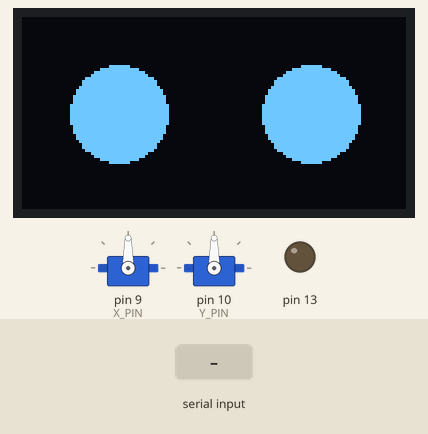
A sketch run on a simulated Arduino Uno, built with avr-gcc and run on an emulated ATmega328P. Parts: 128×64 one-colour display, 2 × servo, output pins drawn as LEDs (lit = HIGH). The test bench sets the inputs (shaded band). Random numbers use the default seed unless the sketch sets one; what the sketch prints to the serial monitor is not drawn.

Above: at 3.4 s.
3.5 s: "Emoji:\n" received over Serial
At 4.3 s:
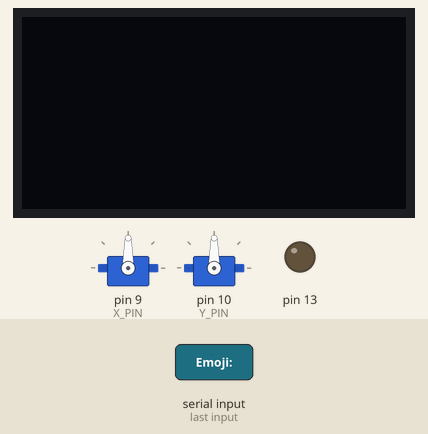
5.0 s: "Move:,45\n" received over Serial
At 6.9 s:
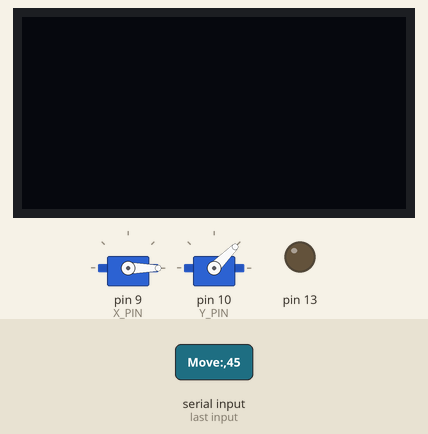
At 54.5 s:
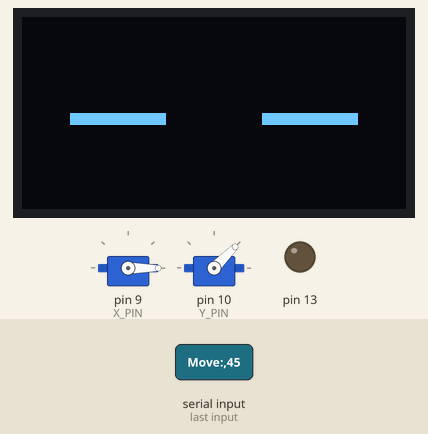
Timing chart, 0 to 55.4 s (numbered marks = the images above; inputs shaded):
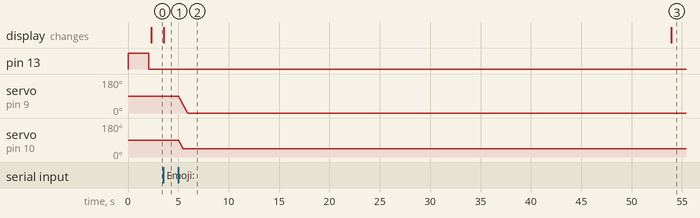

The sketch:

final_robot.ino
```cpp
/*
 * FINAL STABLE ROBOT FIRMWARE
 * Architecture: Single File, Blocking Smooth Movement, Safe Startup
 * Hardware: Arduino Uno R4/R3 + SSD1306 OLED + 2x SG90 Servos
 *
 * Features:
 * - Anti-Brownout Startup Sequence
 * - Blocking Smooth Movement (No current spikes)
 * - USB Serial Communication (115200 baud)
 * - "High Moe" Eyes (fillCircle)
 */

#include <Servo.h>
#include <Wire.h>
#include <Adafruit_GFX.h>
#include <Adafruit_SSD1306.h>

// --- Configuration ---
#define X_PIN 9
#define Y_PIN 10
#define SCREEN_WIDTH 128
#define SCREEN_HEIGHT 64
#define OLED_RESET -1

// --- Global Objects ---
Servo servo_x;
Servo servo_y;
Adafruit_SSD1306 display(SCREEN_WIDTH, SCREEN_HEIGHT, &Wire, OLED_RESET);

// --- State Variables ---
int current_x = 90;
int current_y = 90;
String inputString = "";
unsigned long last_act_time = 0;
String current_mood = "normal";

// --- Function Prototypes ---
void smooth_move(int target_x, int target_y, int speed_delay);
void draw_mood(String mood);

// --- SETUP (Strict Sequencing) ---
void setup() {
  // 1. Power Indicator & Serial
  pinMode(13, OUTPUT);
  digitalWrite(13, HIGH); // LED ON = Booting
  Serial.begin(115200);

  // 2. I2C Stability (100kHz)
  Wire.begin();
  Wire.setClock(100000);

  // 3. Screen Initialization (Try 0x3C, then 0x3D)
  if(!display.begin(SSD1306_SWITCHCAPVCC, 0x3C)) {
    if(!display.begin(SSD1306_SWITCHCAPVCC, 0x3D)) {
      Serial.println(F("[FATAL] OLED Not Found"));
      while(1); // Halt
    }
  }

  // 4. Force Screen ON & Clear
  display.ssd1306_command(SSD1306_DISPLAYON);
  display.clearDisplay();
  display.setTextColor(SSD1306_WHITE);
  display.setTextSize(2);
  display.setCursor(10, 20);
  display.println(F("Init..."));
  display.display();

  // 5. Capacitor Charge Delay (Crucial for Brown-out prevention)
  delay(2000);
  digitalWrite(13, LOW); // LED OFF = Ready

  // 6. Attach Servos (Late Attach)
  // Move to center instantly? No, attach at default (usually 90) then sync
  servo_x.attach(X_PIN);
  servo_x.write(90);
  delay(200); // Stagger attach
  servo_y.attach(Y_PIN);
  servo_y.write(90); // Start at 90

  current_x = 90;
  current_y = 90;

  // 7. Initial Mood
  draw_mood("normal");

  Serial.println(F("Robot Ready"));
  last_act_time = millis();
}

// --- MAIN LOOP ---
void loop() {
  // 1. Serial Command Parsing
  while (Serial.available()) {
    char c = (char)Serial.read();
    if (c == '\n') {
      inputString.trim();

      if (inputString.startsWith("Move:")) {
        // Format: Move:90,90
        int commaIndex = inputString.indexOf(',');
        if (commaIndex > 0) {
          int tx = inputString.substring(5, commaIndex).toInt();
          int ty = inputString.substring(commaIndex + 1).toInt();
          // Use Blocking Smooth Move (Safe)
          smooth_move(tx, ty, 10); // 10ms/deg speed
        }
      }
      else if (inputString.startsWith("Emoji:")) {
        // Format: Emoji:happy
        String name = inputString.substring(6);
        draw_mood(name);
      }

      inputString = "";
      last_act_time = millis(); // Reset idle timer
    }
    else {
      inputString += c;
    }
  }

  // 2. Idle Behavior (Non-blocking trigger, blocking action)
  if (millis() - last_act_time > 3000) {
    int r = random(0, 100);

    // 5% chance to blink
    if (r < 5) {
      draw_mood("blink");
      delay(100);
      draw_mood(current_mood); // Restore previous mood
    }
    // 2% chance to micro-move (Saccade)
    else if (r < 7) {
      int dx = random(-5, 6); // -5 to +5 degrees
      int dy = random(-5, 6);

      // Calculate safe target
      int tx = constrain(current_x + dx, 20, 160);
      int ty = constrain(current_y + dy, 20, 160);

      smooth_move(tx, ty, 20); // Slower for subtle movement
    }

    last_act_time = millis(); // Reset timer
  }
}

// --- CORE: Blocking Smooth Movement ---
// Moves 1 degree at a time with delay to limit current
void smooth_move(int target_x, int target_y, int speed_delay) {
  // Safety Constraints
  target_x = constrain(target_x, 0, 180);
  target_y = constrain(target_y, 0, 180);

  // Move until both axes reach target
  while (current_x != target_x || current_y != target_y) {

    // Step X
    if (current_x < target_x) current_x++;
    else if (current_x > target_x) current_x--;

    // Step Y
    if (current_y < target_y) current_y++;
    else if (current_y > target_y) current_y--;

    // Hardware Write
    servo_x.write(current_x);
    servo_y.write(current_y);

    // Wait (Current Limiting)
    delay(speed_delay);
  }
}

// --- VISUAL: Mood Rendering ---
void draw_eyes(int open_h) {
  display.clearDisplay();

  int eye_r = 16;
  int eye_y = 32;
  int left_x = 32;
  int right_x = 96;

  // Draw Left Eye
  if (open_h >= eye_r) display.fillCircle(left_x, eye_y, eye_r, SSD1306_WHITE);
  else display.fillRect(left_x - eye_r, eye_y - open_h, eye_r * 2, open_h * 2, SSD1306_WHITE);

  // Draw Right Eye
  if (open_h >= eye_r) display.fillCircle(right_x, eye_y, eye_r, SSD1306_WHITE);
  else display.fillRect(right_x - eye_r, eye_y - open_h, eye_r * 2, open_h * 2, SSD1306_WHITE);

  display.display();
}

void draw_mood(String mood) {
  current_mood = mood;
  display.clearDisplay();

  int eye_y = 32;

  if (mood == "normal" || mood == "confused") {
    // Normal Round Eyes
    display.fillCircle(32, eye_y, 16, SSD1306_WHITE);
    display.fillCircle(96, eye_y, 16, SSD1306_WHITE);
    if (mood == "confused") {
      // One eye smaller or eyebrow? Let's offset one eye
      display.fillCircle(96, eye_y, 16, SSD1306_BLACK); // Erase right
      display.fillCircle(96, eye_y - 5, 12, SSD1306_WHITE); // Draw smaller higher
    }
  }
  else if (mood == "blink") {
    // Flat lines
    display.fillRect(16, eye_y, 32, 4, SSD1306_WHITE);
    display.fillRect(80, eye_y, 32, 4, SSD1306_WHITE);
  }
  else if (mood == "happy") {
    // Arches (Circle masked by lower rectangle)
    display.fillCircle(32, eye_y, 16, SSD1306_WHITE);
    display.fillCircle(96, eye_y, 16, SSD1306_WHITE);
    display.fillRect(0, eye_y + 4, 128, 32, SSD1306_BLACK); // Mask bottom
  }
  else if (mood == "sleep") {
    // Zzz text
    display.setTextSize(2);
    display.setCursor(40, 20);
    display.print("z");
    display.setCursor(60, 10);
    display.print("Z");
  }

  display.display();
}
```

Measured:
- after the input at 3.5 s, the display: changes at once (image 1)
- after the input at 5.0 s, servo on pin 9 (X_PIN): moves from 90° to 0° over 0.91 s, starting at once; servo on pin 10 (Y_PIN): moves from 90° to 45° over 0.45 s, starting at once
